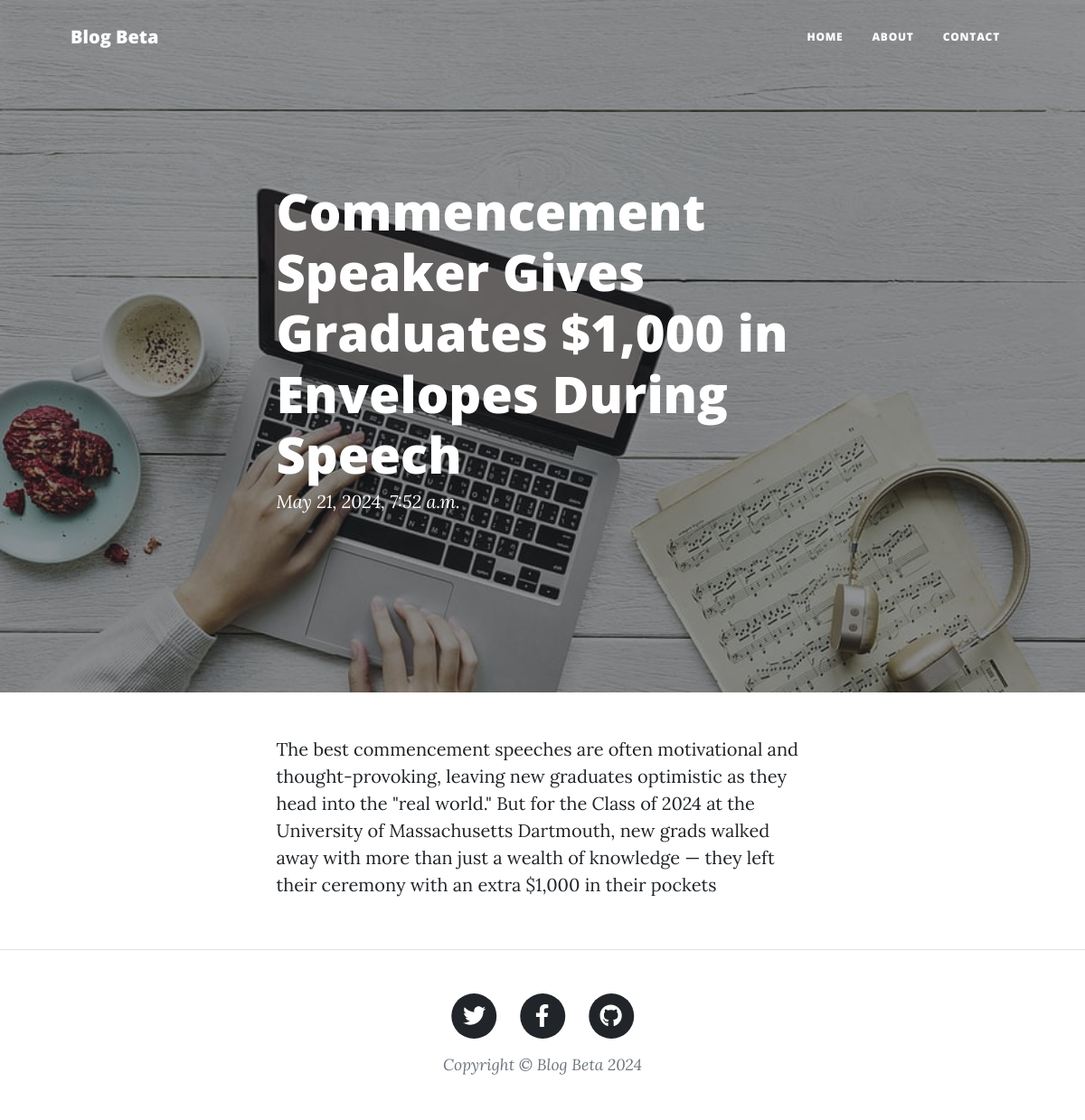
/Commencement-Speaker-Gives/, run on the app's committed database.
### blog/models.py (models this page shows, shortened)
class Post(models.Model):
    title=models.CharField(max_length = 200,unique = True)
    slug = models.SlugField(max_length = 200,unique = True)
    authors = models.ForeignKey(User,on_delete = models.CASCADE,related_name = 'blog_posts')
    updated_on = models.DateTimeField(auto_now=True)
    content = models.TextField()
    created_on = models.DateTimeField(auto_now_add = True)
    status = models.IntegerField(choices = STATUS,default=0)
    class Meta:
        ordering = ['-created_on']

### blog/views.py (the view)
# urls.py: path('<slug:slug>/',views.PostDetail.as_view(),name='post_detail'),
class PostDetail(generic.DetailView):
    model=Post
    template_name = 'post_detail.html'

### templates/post_detail.html (shortened to what this page needs)
{% extends "base.html" %}
{% block content %}
{% load static %}
        <header class="masthead" style="background-image: url('{%static "C:\Chetana_django\innoovatun\static\assets\img\1.jpg" %}')">
            <div class="container position-relative px-4 px-lg-5">
                <div class="row gx-4 gx-lg-5 justify-content-center">
                    <div class="col-md-10 col-lg-8 col-xl-7">
                        <div class="post-heading">
                            <h1>{{post.title}}</h1>
                            <span class="meta">
                              {{post.created_on}}
                            </span>
                        </div>
                    </div>
                </div>
            </div>
        </header>
        <article class="mb-4">
            <div class="container px-4 px-lg-5">
                <div class="row gx-4 gx-lg-5 justify-content-center">
                    <div class="col-md-10 col-lg-8 col-xl-7">
                      {{post.content | safe}}
                    </div>
                </div>
            </div>
        </article>
{% endblock content %}

### data on the page
Post: title "Commencement Speaker Gives Graduates $1,000 in Envelopes During Speech", created_on "May 21, 2024, 7:52 a.m.", content "The best commencement speeches are often motivational and thought-provoking, leaving new graduates optimistic as they head into the \"real world.\" But for the Class of 2024 at the University of Massachusetts Dartmouth, new grads walked away with more than just a wealth of knowledge — they left their ceremony with an extra $1,000 in their pockets"
